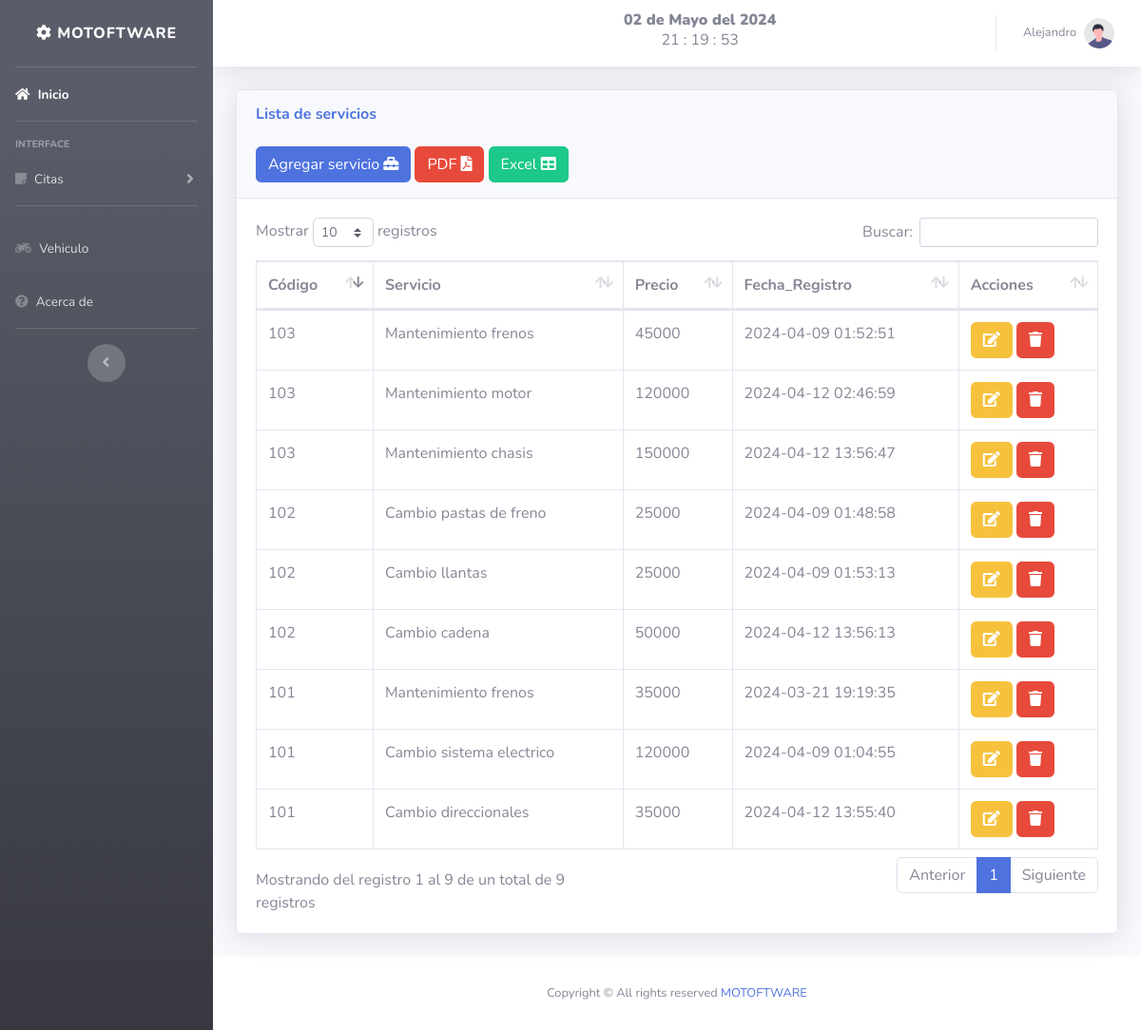
The app's page /views/servicios.php (signed in) with its own data.
### tables this page shows
CREATE TABLE `servicio` (
  `id` int(11) NOT NULL,
  `codigo` int(18) NOT NULL,
  `nombre` varchar(100) NOT NULL,
  `precio` int(11) NOT NULL,
  `fecha` timestamp NOT NULL DEFAULT CURRENT_TIMESTAMP
);

### includes/fecha.php (called while the page is built, shortened)
<?php
	function fecha(){
		$mes = array("","Enero",
					  "Febrero",
					  "Marzo",
					  "Abril",
					  "Mayo",
					  "Junio",
					  "Julio",
					  "Agosto",
					  "Septiembre",
					  "Octubre",
					  "Noviembre",
					  "Diciembre");
		return date('d')." de ". $mes[date('n')] . " del " . date('Y');
	}
 ?>

### views/servicios.php (the view, shortened to what this page needs)
<!DOCTYPE html>
<html lang="en">
<head>
</head>
<?php include "../includes/header.php"; ?>
<body id="page-top">
    <div class="container-fluid">
        <div class="card shadow mb-4">
            <div class="card-header py-3">
                <h6 class="m-0 font-weight-bold text-primary">Lista de servicios</h6>
                <br>
                <button type="button" class="btn btn-primary" data-toggle="modal" data-target="#especialidad">
                    <span class="glyphicon glyphicon-plus"></span> Agregar servicio <i class="fa fa-toolbox" aria-hidden="true"></i> </a></button>
                <button type="button" class="btn btn-danger">
                <a href="./reportes/pdf_servicio.php"> PDF <i class="fas fa-file-pdf"></i> </a></button>
                <button type="button" class="btn btn-success">
                <a href="./reportes/ex_servicio.php"> Excel <i class="fas fa-table"></i> </a></button>
            </div>
            <div class="card-body">
                <div class="table-responsive">
                    <table class="table table-bordered" id="dataTable" width="100%" cellspacing="0">
                        <thead>
                            <tr>
                                <th>Código</th>
                                <th>Servicio</th>
                                <th>Precio</th>
                                <th>Fecha_Registro</th>
                                <th>Acciones</th>
                            </tr>
                        </thead>
                        <?php
                        include "../includes/db.php";
                        $result = mysqli_query($conexion, "SELECT * FROM servicio ");
                        while ($fila = mysqli_fetch_assoc($result)) :
                        ?>
                            <tr>
                                <td><?php echo $fila['codigo'] ?></td>
                                <td><?php echo $fila['nombre']; ?></td>
                                <td><?php echo $fila['precio']; ?></td>
                                <td><?php echo $fila['fecha']; ?></td>
                                <td>
                                    <a class="btn btn-warning" href="../includes/editar_esp.php?id=<?php echo $fila['id'] ?> ">
                                        <i class="fa fa-edit "></i> </a>
                                    <a href="../includes/eliminar_esp.php?id=<?php echo $fila['id'] ?> " class="btn btn-danger btn-del">
                                        <i class="fa fa-trash "></i></a></button>
                                </td>
                            </tr>
                        <?php endwhile; ?>
                    </table>
                </div>
            </div>
        </div>
    </div>
    <?php include "../includes/footer.php"; ?>
</body>
</html>

### includes/header.php (shortened to what this page needs)
<!DOCTYPE html>
<html lang="en">
<head>
    <link href="../vendor/fontawesome-free/css/all.min.css" rel="stylesheet" type="text/css">
    <link href="../css/sb-admin-2.min.css" rel="stylesheet">
    <link href="../vendor/datatables/dataTables.bootstrap4.min.css" rel="stylesheet">
    <link href="../vendor/datatables/dataTables.bootstrap4.min.css" rel="stylesheet">
</head>
<body id="page-top">
    <div id="wrapper">
        <ul class="navbar-nav bg-gradient-dark sidebar sidebar-dark accordion" id="accordionSidebar">
            <a class="sidebar-brand d-flex align-items-center justify-content-center" href="index.php">
                <div class="sidebar-brand-text mx-1"><i class="fas fa-cog"></i> MOTOFTWARE</div>
            </a>
            <hr class="sidebar-divider my-0">
            <li class="nav-item active">
                <a class="nav-link" href="../views/index.php">
                    <i class="fa fa-home" aria-hidden="true"></i>
                    <span>Inicio</span></a>
            </li>
            <hr class="sidebar-divider">
            <div class="sidebar-heading">
                Interface
            </div>
            <li class="nav-item">
                <a class="nav-link collapsed" href="#" data-toggle="collapse" data-target="#collapseTwo" aria-expanded="true" aria-controls="collapseTwo">
                    <i class="fa fa-sticky-note" aria-hidden="true"></i>
                    <span>Citas</span>
                </a>
            </li>
            <hr class="sidebar-divider">
            <li class="nav-item">
                <a class="nav-link" href="../views/moto.php">
                    <i class="fas fa-motorcycle" aria-hidden="true"></i>
                    <span>Vehiculo</span></a>
            </li>
            <li class="nav-item">
                <a class="nav-link" href="../views/acerca.php">
                    <i class="fa fa-question-circle" aria-hidden="true"></i>
                    <span>Acerca de</span></a>
            </li>
            <hr class="sidebar-divider d-none d-md-block">
            <div class="text-center d-none d-md-inline">
                <button class="rounded-circle border-0" id="sidebarToggle"></button>
            </div>
        </ul>
        <div id="content-wrapper" class="d-flex flex-column">
            <div id="content">
                <nav class="navbar navbar-expand navbar-light bg-white topbar mb-4 static-top shadow">
                    <?php include "fecha.php"; ?>
                    <center>
                        <h8 class="ml-auto"><strong><b><?php echo fecha(); ?></h8></strong></b>
                        <div class="reloj">
                            <h6><span id="tiempo">00 : 00 : 00</span></h6>
                        </div>
                    </center>
                    <ul class="navbar-nav ml-auto">
                        <li class="nav-item dropdown no-arrow">
                            <a class="nav-link dropdown-toggle" href="#" id="userDropdown" role="button" data-toggle="dropdown" aria-haspopup="true" aria-expanded="false">
                                <span class="mr-2 d-none d-lg-inline text-gray-600 small">
                                    <?php echo $_SESSION['nombre']; ?></span>
                                <img class="img-profile rounded-circle" src="../img/undraw_profile.svg">
                            </a>
                        </li>
                    </ul>
                </nav>
</body>
</html>

### includes/footer.php (shortened to what this page needs)
<footer class="sticky-footer bg-white">
    <div class="container my-auto">
        <div class="copyright text-center my-auto">
            <span>Copyright &copy; All rights reserved <a href="#" target="_blank" style="color: #4e73df">MOTOFTWARE</span></a>
        </div>
    </div>
</footer>

### records on screen
servicio: codigo "101", nombre "Mantenimiento frenos", precio "35000", fecha "2024-03-21 19:19:35"
servicio: codigo "101", nombre "Cambio sistema electrico", precio "120000", fecha "2024-04-09 01:04:55"
servicio: codigo "102", nombre "Cambio pastas de freno", precio "25000", fecha "2024-04-09 01:48:58"
servicio: codigo "103", nombre "Mantenimiento frenos", precio "45000", fecha "2024-04-09 01:52:51"
servicio: codigo "102", nombre "Cambio llantas", precio "25000", fecha "2024-04-09 01:53:13"
servicio: codigo "103", nombre "Mantenimiento motor", precio "120000", fecha "2024-04-12 02:46:59"
servicio: codigo "101", nombre "Cambio direccionales", precio "35000", fecha "2024-04-12 13:55:40"
servicio: codigo "102", nombre "Cambio cadena", precio "50000", fecha "2024-04-12 13:56:13"
servicio: codigo "103", nombre "Mantenimiento chasis", precio "150000", fecha "2024-04-12 13:56:47"

### other values on screen
fecha() "02 de Mayo del 2024"
$_SESSION['nombre'] "Alejandro"
